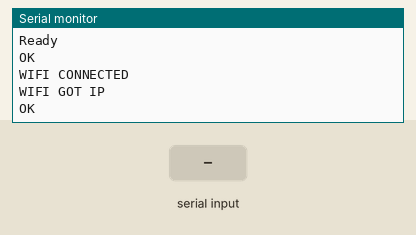
Recording of a sketch running on a simulated Arduino Mega 2560, built with avr-gcc and run on an emulated ATmega2560. Parts: the last lines printed to the serial monitor. The inputs (shaded band) are chosen by the test bench. Random numbers use the default seed unless the sketch sets one; the modem accepts every AT command (registered, SIM ready, sends succeed) and sends nothing else.

Above: at 10.2 s.
10.3 s: "1" received over the second serial link
At 12.2 s:
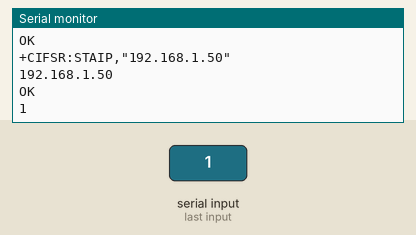
12.5 s: "0" received over the second serial link
At 13.8 s:
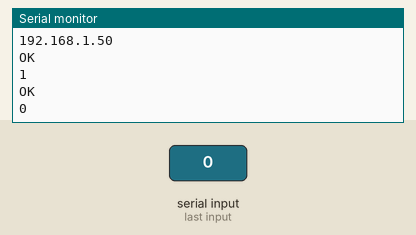
15.5 s: "2" received over the second serial link
At 16.8 s:
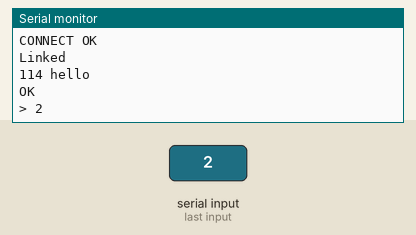

Measured:
- after the input at 10.3 s, the serial monitor: prints a new line after 0.76 s (image 1)
- after the input at 12.5 s, the serial monitor: prints a new line after 0.51 s (image 2)
- after the input at 15.5 s, the serial monitor: prints a new line after 0.51 s (image 3)

The sketch:

ESP_clint_Server.ino
```cpp
void sendtoESP(String cmd,int delaytime){
  Serial3.println(cmd);
  delay(delaytime);
  while(Serial3.available()){
    Serial.write(Serial3.read());//   response from ESP
  }
}

void setup() {

Serial.begin(9600);
Serial3.begin(115200);// Microcontroller or ESP to Conversion
Serial.println("AT+Cmmond Begin........");

sendtoESP("AT", 1000);
sendtoESP("AT+RST", 2000);
sendtoESP("AT+CWMODE=1", 1000);
sendtoESP("AT+CWJAP=\"GSP-STAFF\",\"55r@G5b#\"", 5000); // WIFI CONNECTING TIME
}

void loop() {
  int a = random(0,100);
  int b = random(200,500);


sendtoESP("AT+CIFSR", 2000);
sendtoESP("AT+CIPMUX=0", 2000);
sendtoESP("AT+CIPSTART=\"TCP\",\"api.thingspeak.com\",80", 1000);

String url = "GET /update?api_key=H7A1WIDBCYWNBKQ6&field1=" + String(a)
+"&field2=" + String(b)
+ "HTTP/1.1\r\nHost: api.thingspeak.com\r\n\Connections: close\r\n\r\n";


int Len = url.length();
Serial.println((String(Len) + " hello "));


sendtoESP("AT+CIPSEND="+String(Len),2000);// 51 is String length data // maximum string length 26400

sendtoESP(url,5000);
//sendtoESP("AT+CIPCLOSE",2000);
//sendtoESP("AT+CIPCLOSE",2000);

delay(16000);//


}
```
